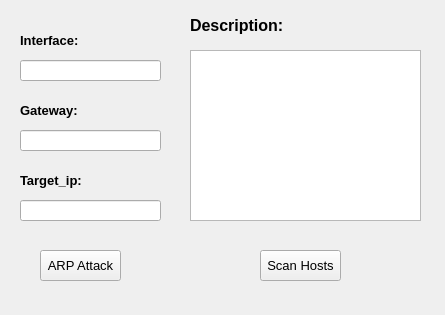
<?xml version="1.0" encoding="UTF-8"?>
<ui version="4.0">
 <class>Form</class>
 <widget class="QWidget" name="Form">
  <property name="geometry">
   <rect>
    <x>0</x>
    <y>0</y>
    <width>445</width>
    <height>315</height>
   </rect>
  </property>
  <property name="windowTitle">
   <string>Form</string>
  </property>
  <widget class="QLabel" name="interface_label">
   <property name="geometry">
    <rect>
     <x>20</x>
     <y>30</y>
     <width>71</width>
     <height>21</height>
    </rect>
   </property>
   <property name="font">
    <font>
     <pointsize>10</pointsize>
     <bold>true</bold>
    </font>
   </property>
   <property name="text">
    <string>Interface:</string>
   </property>
  </widget>
  <widget class="QLineEdit" name="interface_edit">
   <property name="geometry">
    <rect>
     <x>20</x>
     <y>60</y>
     <width>141</width>
     <height>21</height>
    </rect>
   </property>
  </widget>
  <widget class="QLabel" name="gateway_label">
   <property name="geometry">
    <rect>
     <x>20</x>
     <y>100</y>
     <width>81</width>
     <height>21</height>
    </rect>
   </property>
   <property name="font">
    <font>
     <pointsize>10</pointsize>
     <bold>true</bold>
    </font>
   </property>
   <property name="text">
    <string>Gateway:</string>
   </property>
  </widget>
  <widget class="QLineEdit" name="gateway_edit">
   <property name="geometry">
    <rect>
     <x>20</x>
     <y>130</y>
     <width>141</width>
     <height>21</height>
    </rect>
   </property>
  </widget>
  <widget class="QLabel" name="target_label">
   <property name="geometry">
    <rect>
     <x>20</x>
     <y>170</y>
     <width>81</width>
     <height>21</height>
    </rect>
   </property>
   <property name="font">
    <font>
     <pointsize>10</pointsize>
     <bold>true</bold>
    </font>
   </property>
   <property name="text">
    <string>Target_ip:</string>
   </property>
  </widget>
  <widget class="QLineEdit" name="target_edit">
   <property name="geometry">
    <rect>
     <x>20</x>
     <y>200</y>
     <width>141</width>
     <height>21</height>
    </rect>
   </property>
  </widget>
  <widget class="QLabel" name="Description_label">
   <property name="geometry">
    <rect>
     <x>190</x>
     <y>10</y>
     <width>111</width>
     <height>31</height>
    </rect>
   </property>
   <property name="font">
    <font>
     <pointsize>12</pointsize>
     <bold>true</bold>
    </font>
   </property>
   <property name="text">
    <string>Description:</string>
   </property>
  </widget>
  <widget class="QTextBrowser" name="Description_text">
   <property name="geometry">
    <rect>
     <x>190</x>
     <y>50</y>
     <width>231</width>
     <height>171</height>
    </rect>
   </property>
  </widget>
  <widget class="QPushButton" name="attack_button">
   <property name="geometry">
    <rect>
     <x>40</x>
     <y>250</y>
     <width>81</width>
     <height>31</height>
    </rect>
   </property>
   <property name="font">
    <font>
     <pointsize>10</pointsize>
     <bold>false</bold>
    </font>
   </property>
   <property name="text">
    <string>ARP Attack</string>
   </property>
  </widget>
  <widget class="QPushButton" name="scan_button">
   <property name="geometry">
    <rect>
     <x>260</x>
     <y>250</y>
     <width>81</width>
     <height>31</height>
    </rect>
   </property>
   <property name="font">
    <font>
     <pointsize>10</pointsize>
    </font>
   </property>
   <property name="text">
    <string>Scan Hosts</string>
   </property>
  </widget>
 </widget>
 <resources/>
 <connections/>
</ui>
